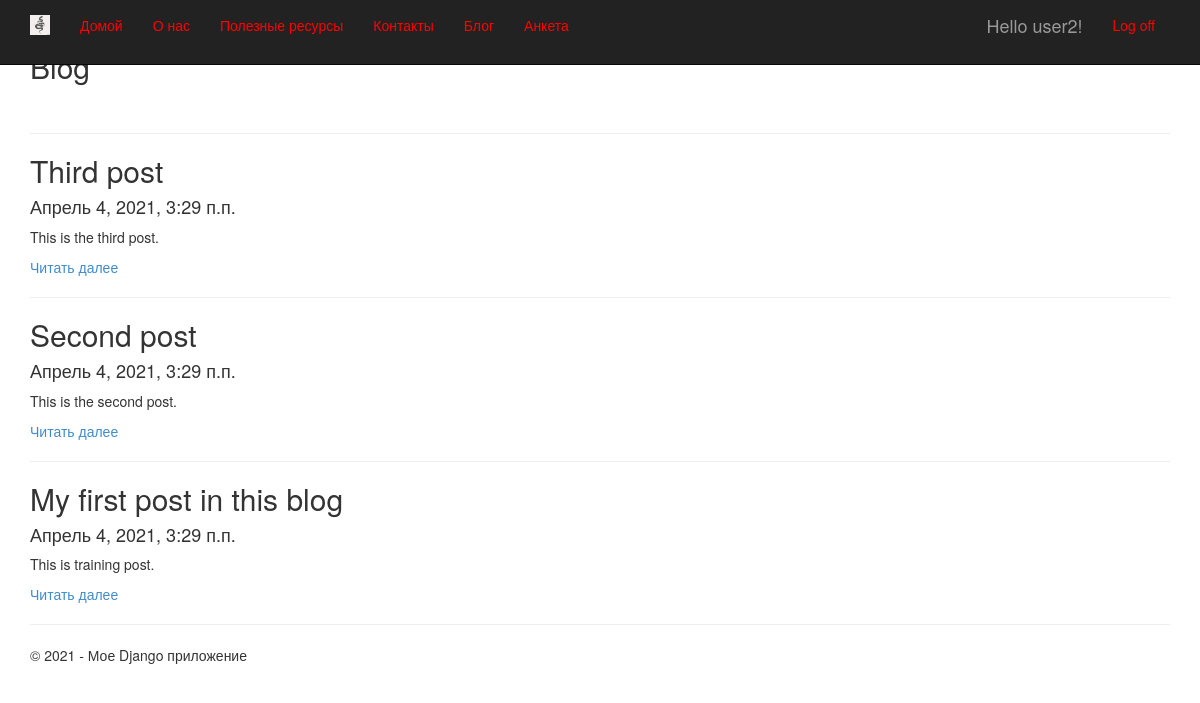
The app's page /blog (signed in) with its own data.
### app/models.py (models this page shows, shortened)
class Blog(models.Model):
    title = models.CharField(max_length=100, unique_for_date='posted', verbose_name='Article')
    description = models.TextField(verbose_name='Synopsis') # Synopsis = short description
    content = models.TextField(verbose_name='Full description')
    posted = models.DateTimeField(default=datetime.now(), db_index=True, verbose_name='Publicated')
    author = models.ForeignKey(User, null=True, blank=True, on_delete = models.SET_NULL, verbose_name = "Author")
    class Meta:
        db_table = 'Posts'                  # name of the DB table
        ordering = ['-posted']              # order of sort data in model ("-" - descending)
        verbose_name = 'blog post'          # name that can we see in administration module
        verbose_name_plural = 'blog post'   # for all posts in blog

### app/views.py (the view)
# urls.py: url(r'^blog', app.views.blog, name='blog'),
def blog(request):
    posts = Blog.objects.all()      # query for choose all posts from model
    assert isinstance(request, HttpRequest)
    return render(
        request,
        'app/blog.html',
        {
            'title': 'Blog',
            'posts': posts,             # transfer list of posts in template of web-page
            'year': datetime.now().year,
        }
    )

### app/templates/app/blog.html
﻿{% extends "app/layout.html" %}
{% block content %}
<h2> {{ title }} </h2><br />
{% for post in posts %}
<hr />
<div class="">
    <h2> {{ post.title }} </h2>
    <h4> {{ post.posted }} </h4>
    <p> {{ post.description }} </p>
    <p><a href="{% url 'blogpost' parametr=post.id %}"> Читать далее </a></p>
</div>
{% endfor %}
{% endblock %}

### app/templates/app/loginpartial.html (shortened to what this page needs)
﻿{% if user.is_authenticated %}
<form id="logoutForm" action="/logout" method="post" class="navbar-right">
    <ul class="nav navbar-nav navbar-right">
        <li><span class="navbar-brand">Hello {{ user.username }}!</span></li>
        <li><a href="javascript:document.getElementById('logoutForm').submit()">Log off</a></li>
    </ul>
</form>
{% else %}
<ul class="nav navbar-nav navbar-right">
    <li><a href="{% url 'login' %}">Log in</a></li>
</ul>
{% endif %}

### app/static/app/content/site.css (style rules this page uses)
body { padding-top: 10px; padding-bottom: 10px; }

### records on screen
Blog: title "Third post", posted "Апрель 4, 2021, 3:29 п.п.", description "This is the third post."
Blog: title "Second post", posted "Апрель 4, 2021, 3:29 п.п.", description "This is the second post."
Blog: title "My first post in this blog", posted "Апрель 4, 2021, 3:29 п.п.", description "This is training post."

### other values on screen
{{ user.username }} "user2"
{{ title }} "Blog"
